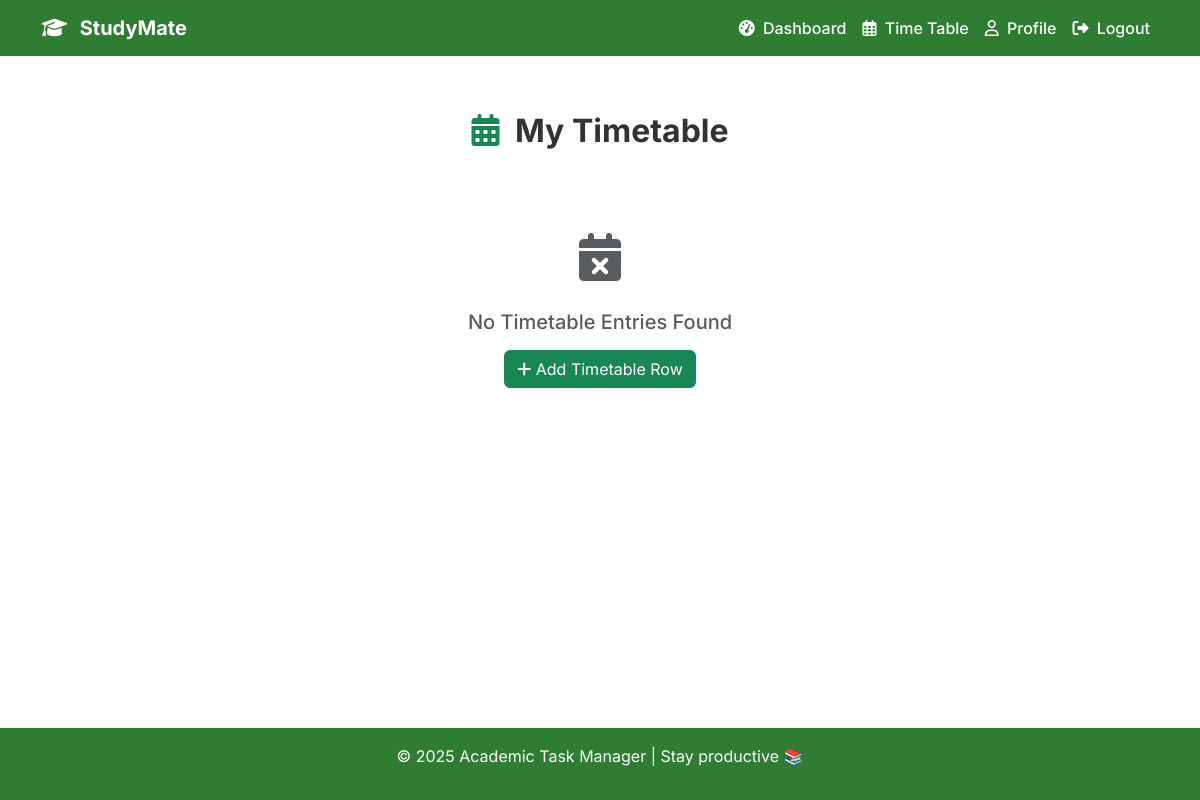
Page /timetable/ (signed in) on the earlier database version.
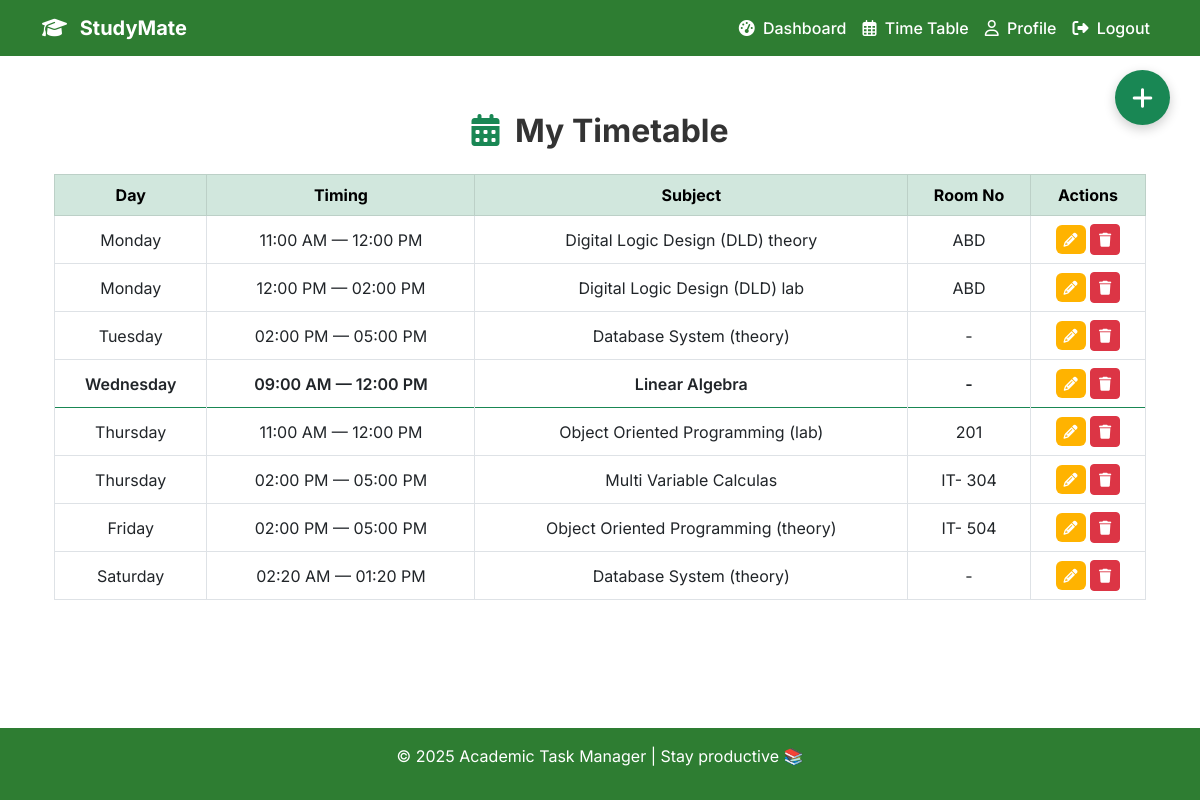
Same page on the later database version.
### academy/models.py (models this page shows, shortened)
class TimeTable(models.Model):
    DAYS_OF_WEEK = [
        ("Monday", "Monday"),
        ("Tuesday", "Tuesday"),
        ("Wednesday", "Wednesday"),
        ("Thursday", "Thursday"),
        ("Friday", "Friday"),
        ("Saturday", "Saturday"),
        ("Sunday", "Sunday"),
        ]
    user = models.ForeignKey(settings.AUTH_USER_MODEL, on_delete=models.CASCADE)
    day = models.CharField(max_length=20, choices = DAYS_OF_WEEK)
    start_time = models.TimeField()
    end_time = models.TimeField()
    subject = models.ForeignKey(Subject, on_delete= models.CASCADE)
    room_no = models.CharField(max_length=100, blank=True, null=True)

class Subject(models.Model):
    user = models.ForeignKey(
        settings.AUTH_USER_MODEL,
        on_delete=models.CASCADE,
        null=True,
        blank=True,
        help_text="Assign to a specific user (optional)"
    )
    name = models.CharField(max_length=50)
    course_code = models.CharField(max_length=20, null=True, blank=True)
    std_id = models.CharField(max_length=15, default="BSE-25S-006")
    semester = models.IntegerField(choices=SEMESTER_CHOICES, null=True, blank=True)

### academy/views.py (the view)
# urls.py: path("timetable/", timetable_list, name="timetable_list"),
@login_required
def timetable_list(request):
    current_day = datetime.datetime.today().strftime("%A")
    day_order = Case(
        When(day="Monday", then=Value(1)),
        When(day="Tuesday", then=Value(2)),
        When(day="Wednesday", then=Value(3)),
        When(day="Thursday", then=Value(4)),
        When(day="Friday", then=Value(5)),
        When(day="Saturday", then=Value(6)),
        When(day="Sunday", then=Value(7)),
        output_field=IntegerField(),
    )
    timetables = TimeTable.objects.filter(user=request.user).order_by(day_order, "start_time")
    return render(request, "timetable_list.html", {"timetables": timetables, "current_day": current_day})

### templates/timetable_list.html (shortened to what this page needs)
{% extends "base.html" %}
{% block content %}
<div class="container my-4">
    <h2 class="fw-bold text-center mb-4">
        <i class="fa-solid fa-calendar-days me-2 text-success"></i> My Timetable
    </h2>
    {% if timetables %}
        <div class="table-responsive">
            <table class="table table-bordered table-hover align-middle text-center">
                <thead class="table-success">
                    <tr class="{% if entry.day == current_day %}highlight-day{% endif %}">
                        <th>Day</th>
                        <th>Timing</th>
                        <th>Subject</th>
                        <th>Room No</th>
                        <th>Actions</th>
                    </tr>
                </thead>
                <tbody>
                    {% for entry in timetables %}
                    <tr class="{% if entry.day == current_day %}highlight-day{% endif %}">
                        <td>{{ entry.day }}</td>
                        <td>
                            {{ entry.start_time|time:"h:i A" }} — {{ entry.end_time|time:"h:i A" }}
                        </td>
                        <td>{{ entry.subject.name }}</td>
                        <td>{{ entry.room_no|default:"-" }}</td>
                        <td>
                            <a href="{% url 'timetable_update' entry.id %}" class="btn btn-sm btn-accent">
                                <i class="fa-solid fa-pencil"></i>
                            </a>
                            <a href="{% url 'timetable_delete' entry.id %}"
                               class="btn btn-sm btn-danger">
                               <i class="fa-solid fa-trash"></i>
                            </a>
                        </td>
                    </tr>
                    {% endfor %}
                </tbody>
            </table>
        </div>
        <a href="{% url 'timetable_create' %}" class="fab">
            <i class="fa-solid fa-plus"></i>
        </a>
    {% else %}
        <div class="text-center py-5">
            <div style="font-size: 3rem;" class="mb-3 text-muted">
                <i class="fa-solid fa-calendar-xmark"></i>
            </div>
            <h5 class="text-muted mb-3">No Timetable Entries Found</h5>
            <a href="{% url 'timetable_create' %}" class="btn btn-success">
                <i class="fa-solid fa-plus"></i> Add Timetable Row
            </a>
        </div>
    {% endif %}
</div>
{% endblock %}

Differences in the rows shown:
added TimeTable: day "Monday", start_time "11:00 AM", end_time "12:00 PM", subject.name "Digital Logic Design (DLD) theory", room_no "ABD"
added TimeTable: day "Monday", start_time "12:00 PM", end_time "02:00 PM", subject.name "Digital Logic Design (DLD) lab", room_no "ABD"
added TimeTable: day "Tuesday", start_time "02:00 PM", end_time "05:00 PM", subject.name "Database System (theory)", room_no "-"
added TimeTable: day "Wednesday", start_time "09:00 AM", end_time "12:00 PM", subject.name "Linear Algebra", room_no "-"
added TimeTable: day "Thursday", start_time "11:00 AM", end_time "12:00 PM", subject.name "Object Oriented Programming (lab)", room_no "201"
added TimeTable: day "Thursday", start_time "02:00 PM", end_time "05:00 PM", subject.name "Multi Variable Calculas", room_no "IT- 304"
added TimeTable: day "Friday", start_time "02:00 PM", end_time "05:00 PM", subject.name "Object Oriented Programming (theory)", room_no "IT- 504"
added TimeTable: day "Saturday", start_time "02:20 AM", end_time "01:20 PM", subject.name "Database System (theory)", room_no "-"
Other differences:
text no longer shown: "No Timetable Entries Found Add Timetable Row"
text now shown: "Day Timing Subject Room No Actions"
